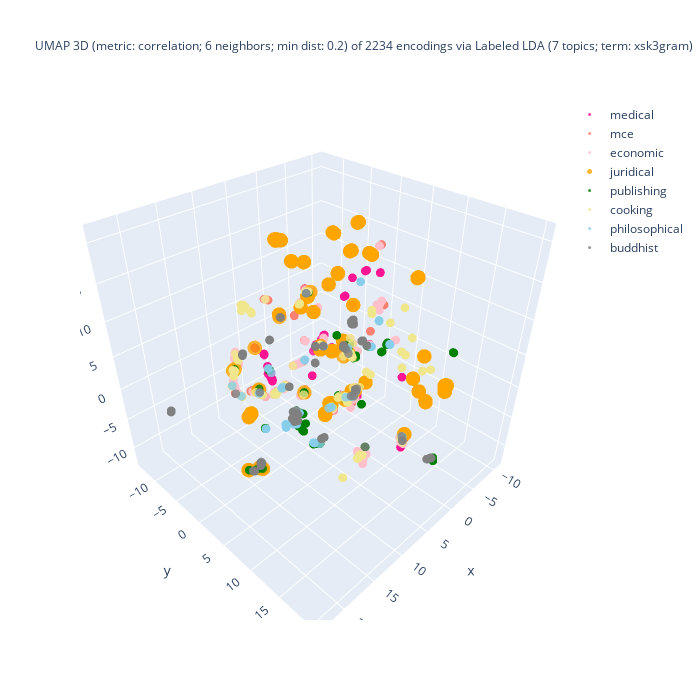

The code cell stored with this chart in its notebook:
### Code cell
%%capture --no-display

## Plotlyを使って tSNE の結果の可視化 (3D)
import plotly.graph_objects as go
import numpy as np
#
domain_ids = set(plot_df['domain_id'])
reverse_domain_list = False
if reverse_domain_list:
    domain_ids = sorted(domain_list, reverse = True)

## layered/traced drawing
fig = go.Figure()
for domain_id in domain_ids:
    # set marker size of the target domain
    if domain_id == [ i for k, v in domain_encoding.items() if k == target_domain ][0]:
        size_val = 5
    else:
        size_val = 3
    ##
    part = plot_df[plot_df['domain_id'] == domain_id]
    color = colormap[domain_id]
    print(f"color: {color}")
    fig.add_trace(
        go.Scatter3d(
            x = part['D1'], y = part['D2'], z = part['D3'],
            name = domain_back_encoding[domain_id],
            mode = 'markers',
            marker = dict(size = size_val, opacity = 0.8),
            #marker_colorscale = list(colormap.values()),
            marker_color = color,
            showlegend = True
        )
    )

## 3D 散布図にラベルを追加する処理は未実装
df_size = len(df)
if use_UMAP:
    title_header = f"UMAP 3D (metric: {umap_metric}; {umap_n_neighbors} neighbors; min dist: {umap_min_dist}) of {df_size} encodings via\n"
else:
    title_header = f"t-SNE 3D (ppl: {doc_perplexity_val}) of {df_size} encodings of via\n"

##
if use_FastText_for_encoding:
    if use_LDA:
        title_body = f"{lda_sig} ({n_topics} topics; term:0 {lda_term_type}) x FastText ({ft_n_dims} dims; term: {ft_term_type}; window: {ft_window_size})"
    else:
        title_body = f"FastText ({ft_n_dims} dims; term: {ft_term_type}; window: {ft_window_size})"
else:
    title_body = f"{lda_sig} ({n_topics} topics; term: {lda_term_type})"
#
title_val = title_header + title_body
fig.update_layout(title = dict(text = title_val, font_size = 12), autosize = False, width = 700, height = 700)
fig.show()

### Figure 1 — Plotly figure (JSON) as saved in the notebook; plotly's stock layout.template omitted (floating-point values rounded to 4 significant figures; data arrays with more than 128 entries replaced by an {"elided": "..."} marker saying what was removed)
{"data": [{"marker": {"color": "deeppink", "opacity": 0.8, "size": 3}, "mode": "markers", "name": "medical", "showlegend": true, "type": "scatter3d", "x": {"elided": "300 float values"}, "y": {"elided": "300 float values"}, "z": {"elided": "300 float values"}}, {"marker": {"color": "salmon", "opacity": 0.8, "size": 3}, "mode": "markers", "name": "mce", "showlegend": true, "type": "scatter3d", "x": {"elided": "300 float values"}, "y": {"elided": "300 float values"}, "z": {"elided": "300 float values"}}, {"marker": {"color": "pink", "opacity": 0.8, "size": 3}, "mode": "markers", "name": "economic", "showlegend": true, "type": "scatter3d", "x": {"elided": "394 float values"}, "y": {"elided": "394 float values"}, "z": {"elided": "394 float values"}}, {"marker": {"color": "orange", "opacity": 0.8, "size": 5}, "mode": "markers", "name": "juridical", "showlegend": true, "type": "scatter3d", "x": {"elided": "300 float values"}, "y": {"elided": "300 float values"}, "z": {"elided": "300 float values"}}, {"marker": {"color": "green", "opacity": 0.8, "size": 3}, "mode": "markers", "name": "publishing", "showlegend": true, "type": "scatter3d", "x": {"elided": "300 float values"}, "y": {"elided": "300 float values"}, "z": {"elided": "300 float values"}}, {"marker": {"color": "khaki", "opacity": 0.8, "size": 3}, "mode": "markers", "name": "cooking", "showlegend": true, "type": "scatter3d", "x": {"elided": "300 float values"}, "y": {"elided": "300 float values"}, "z": {"elided": "300 float values"}}, {"marker": {"color": "skyblue", "opacity": 0.8, "size": 3}, "mode": "markers", "name": "philosophical", "showlegend": true, "type": "scatter3d", "x": [3.705, 11.27, 7.08, 11.61, 5.185, 4.994, 11.51, 6.737, 7.242, 0.5995, 11.62, 3.73, 2.72, 2.824, 5.518, 5.164, 10.2, -0.886, 5.289, 3.703, 5.175, 11.03, 6.438, -1.421, 3.212, 0.308, 6.465, 0.2501, 5.422, 6.304, 6.364, 2.697, 3.214, 6.457, 3.592, 3.707, 6.457, 6.614, 6.479, 2.806, 2.886, 3.67, 3.703, 7.264, 0.2805, 2.928, -1.421, 4.534, 7.208, 3.396, 2.971, 5.189, 7.153, 5.366, 6.691, 5.384, 3.689, 0.3126, 2.702, 6.463, 6.597, 5.156, 3.19, -0.8687, 6.433, -1.419, 3.705, 7.218, 3.531, 3.195, 7.197, -1.421, 5.292, 6.819, 2.515, 3.161, 7.205, 6.447, 7.167, 9.868, 5.125, 11.48, -0.9691, 2.87, 6.453, 7.251, 6.686, 3.19, 5.378, 2.647, 3.479, 4.986, -1.421, 0.2642, 6.676, 5.283, 11.03, 11.51, 2.922, 6.874, 3.421, 5.203, 7.058], "y": [10.33, 0.2308, 3.308, 0.1476, -2.562, -2.485, -1.221, -3.078, 3.434, 12.87, 0.1364, 10.36, -4.278, -2.325, -2.658, -2.191, -7.803, -2.833, -2.472, 10.33, -2.551, -2.764, -3.0, 2.947, 11.67, 6.58, -2.984, 6.641, -2.513, 0.9552, 0.9271, -4.231, 11.68, -3.026, -3.864, 10.34, -3.04, -2.83, -2.936, -4.322, -4.73, 10.3, 10.33, 3.351, 6.609, 2.456, 2.948, -3.078, 3.406, 2.36, -4.674, -2.579, 3.404, -2.552, -2.755, -2.497, 10.32, 6.575, -4.242, -3.033, -3.145, -2.244, 11.7, -2.963, -3.032, 2.954, 10.33, 3.372, 5.513, 11.69, 3.432, 2.949, -2.534, 4.099, 5.676, 11.72, 3.383, -3.007, 3.426, -10.2, -2.596, -1.231, 1.606, -4.435, -3.042, 3.409, -2.76, 11.68, -2.502, 5.634, 7.039, -2.437, 2.948, 6.627, -2.774, -2.52, -2.771, -1.223, 2.439, -3.142, 7.091, -2.29, 3.345], "z": [12.0, 3.502, -8.667, 4.277, -9.917, -9.625, -6.287, -3.14, -8.53, -5.677, 4.293, 12.01, -10.62, 10.18, -9.833, -10.05, -5.263, 0.1305, -10.01, 12.01, -9.867, -1.49, -9.798, 12.18, 9.267, 5.131, -9.808, 5.127, -10.04, 3.306, 3.257, -10.63, 9.244, -9.778, -10.36, 12.0, -9.765, -9.952, -9.846, -10.59, -10.35, 12.04, 12.01, -8.516, 5.135, -5.459, 12.18, -10.01, -8.573, -5.436, -10.47, -9.793, -8.62, -10.05, -10.02, -10.06, 12.02, 5.11, -10.61, -9.778, -3.06, -9.998, 9.241, 0.1167, -9.766, 12.2, 12.0, -8.572, -1.692, 9.25, -8.586, 12.18, -9.916, -8.547, -2.089, 9.231, -8.575, -9.795, -8.615, -4.923, -9.838, -6.317, 1.928, -10.69, -9.759, -8.533, -10.02, 9.279, -10.03, -2.063, 0.05241, -9.606, 12.18, 5.129, -10.01, -9.956, -1.482, -6.283, -5.459, -3.155, 0.03801, -10.02, -8.696]}, {"marker": {"color": "gray", "opacity": 0.8, "size": 3}, "mode": "markers", "name": "buddhist", "showlegend": true, "type": "scatter3d", "x": {"elided": "237 float values"}, "y": {"elided": "237 float values"}, "z": {"elided": "237 float values"}}], "layout": {"autosize": false, "height": 700, "title": {"font": {"size": 12}, "text": "UMAP 3D (metric: correlation; 6 neighbors; min dist: 0.2) of 2234 encodings via\nLabeled LDA (7 topics; term: xsk3gram)"}, "width": 700}}
